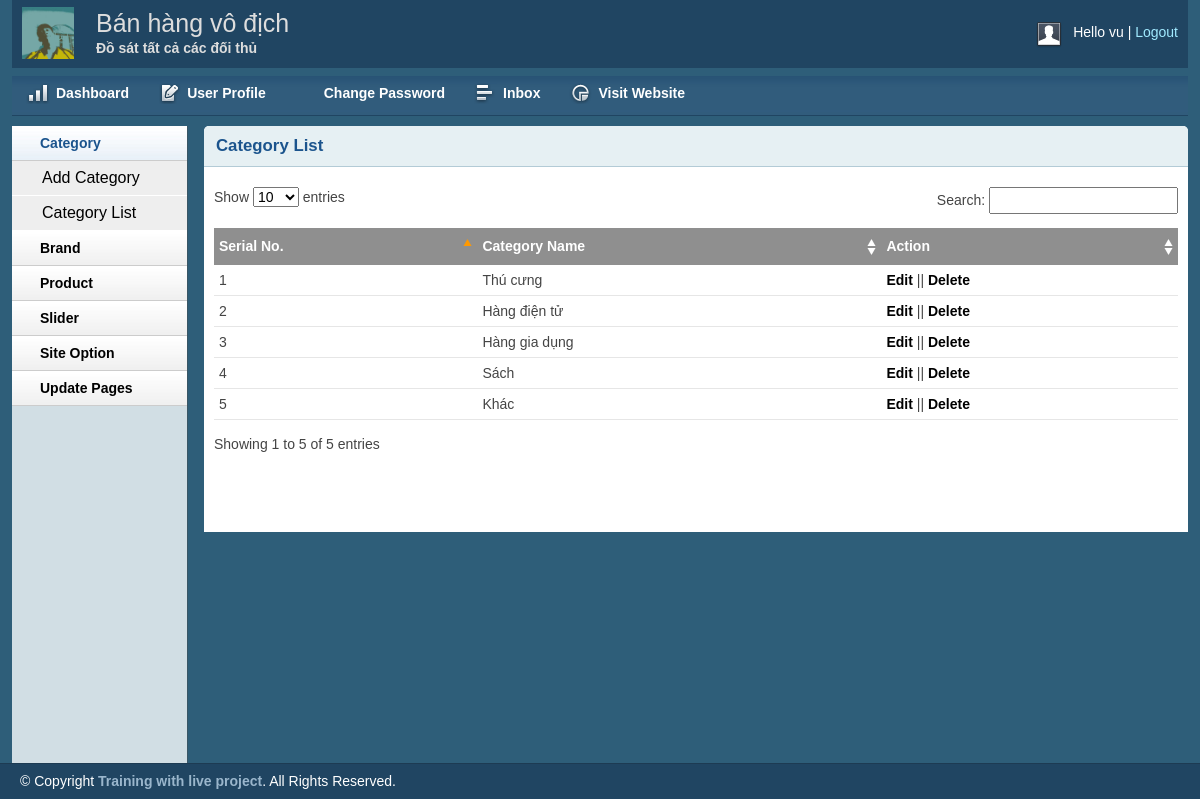
The app's page /admin/catlist.php (signed in) with its own data.
### tables this page shows
CREATE TABLE `tbl_category` (
  `catId` int(11) NOT NULL,
  `catName` varchar(255) NOT NULL
);

### lib/database.php (called while the page is built, shortened)
<?php
Class Database{
   public $host   = DB_HOST;
   public $user   = DB_USER;
   public $pass   = DB_PASS;
   public $dbname = DB_NAME;
   public $link;
private function connectDB(){
   $this->link = new mysqli($this->host, $this->user, $this->pass,$this->dbname);
 }
public function select($query){
  $result = $this->link->query($query) or
   die($this->link->error.__LINE__);
  if($result->num_rows > 0){
    return $result;
  } else {
    return false;
  }
 }
}

### classes/category.php (called while the page is built, shortened)
<?php
	$filepath = realpath(dirname(__FILE__));
	include_once ($filepath.'/../lib/database.php');
 ?>
<?php
	class Category
	{
		private $db;
		public function __construct()
		{
			$this->db = new Database();
		}
		public function showCategory(){
			$query = "SELECT * FROM tbl_category";
			$result = $this->db->select($query);
			return $result;
		}
	}
 ?>

### admin/catlist.php (the view, shortened to what this page needs)
<?php include 'inc/header.php';?>
<?php include 'inc/sidebar.php';?>
<?php include '../classes/category.php' ?>
<?php
    $cat = new Category();
?>
        <div class="grid_10">
            <div class="box round first grid">
                <h2>Category List</h2>
                <div class="block">
                    <table class="data display datatable" id="example">
					<thead>
						<tr>
							<th>Serial No.</th>
							<th>Category Name</th>
							<th>Action</th>
						</tr>
					</thead>
					<tbody>
						<?php
							$show_cate = $cat->showCategory();
							if($show_cate){
								$i=0;
								while ($result=$show_cate->fetch_assoc()) {
								    $i++;
						?>
						<tr class="odd gradeX">
							<td><?php echo $i; ?></td>
							<td><?php echo $result['catName']; ?></td>
							<td><a href="catedit.php?catId=<?php echo $result['catId'] ?>">Edit</a> || <a onclick = "return confirm('Are you want to delete!')" href="?delId=<?php echo $result['catId'] ?>" >Delete</a></td>
						</tr>
						<?php
								}
							}
						?>
					</tbody>
				</table>
               </div>
            </div>
        </div>
<?php include 'inc/footer.php';?>

### admin/css/layout.css (style rules this page uses)
body { background: #fff none repeat scroll 0 0; color: #444; font-size: 14px; padding: 0; }
a { color: #000; font-weight:bold; text-decoration: none; }
h1, h2, h3, h4, h5, h6 { line-height:1.2em; margin-bottom:.3em; }
h2 { margin-top:1em; }
.box { background:#fff; margin-bottom:20px; padding:10px 10px 10px 10px; margin-left:-8px; }
.box.grid { padding-bottom:40px; }
.box.round { -moz-border-radius: 5px 5px 0px 0px; -webkit-border-radius: 5px 5px 0px 0px; border-radius: 5px 5px 0px 0px; }
.box h2 { font-size:1.2em; font-weight:bold; color:#1B548D; background:#E6F0F3; margin:-10px -10px 0 -10px; padding:10px 12px; border-bottom:1px solid #B3CBD6; -moz-border-radius: 5px 5px 0px 0px; -webkit-border-radius: 5px 5px 0px 0px; border-radius: 5px 5px 0px 0px; }
.box.first { min-height: 406px; }
.block { padding-top:20px; }
.block { padding-bottom:1px; }
table.display { margin: 0 auto; clear: both; width: 100%; }
.sorting_asc { background: #8f8f8f url(../img/table/sort_asc.png) no-repeat center right; padding:8px 5px; text-align:left; color:#fff; }
.sorting { background:#8f8f8f url(../img/table/sort_both.png) no-repeat center right; padding:8px 5px; text-align:left; color:#fff; }
tr.odd { height: 30px; line-height: 30px; border-bottom:1px solid #e6e6e6; }
tr.even { height: 30px; line-height: 30px; border-bottom:1px solid #e6e6e6; }
tr.odd td, tr.even td { padding-left:5px; }

### records on screen
tbl_category: catName "Thú cưng"
tbl_category: catName "Hàng điện tử"
tbl_category: catName "Hàng gia dụng"
tbl_category: catName "Sách"
tbl_category: catName "Khác"

### other values on screen
Session :: get('adminName') "vu"
